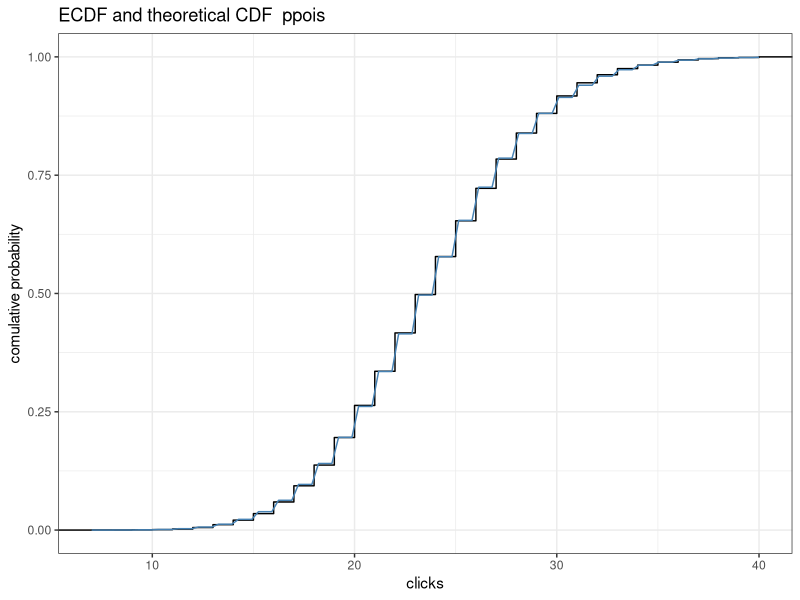
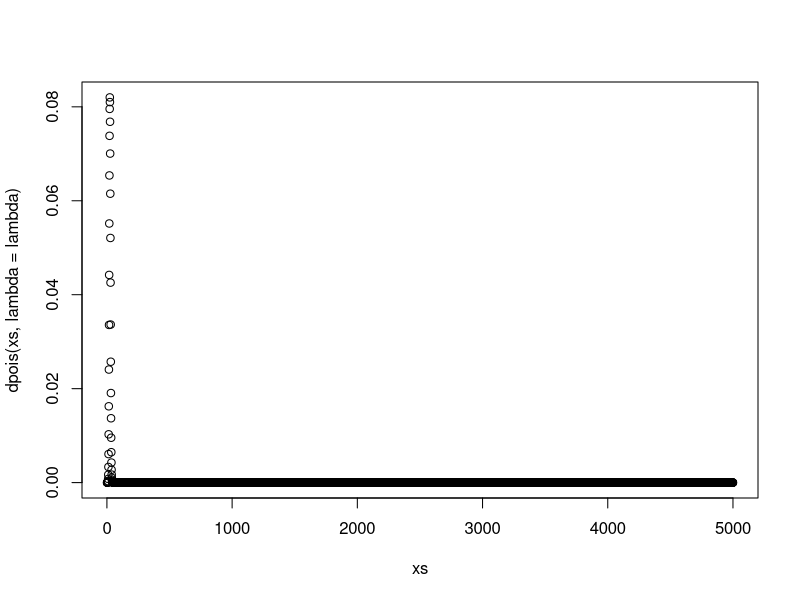

Here is the R script that generated these plots, in order: (Note: this script raises an error after producing the figures.)
#install.packages("MASS")
library("MASS")

#install.packages("car")

library(car)
library(ggplot2)

compCDF <- function(fdata, desc, distr, darg1, darg2=NULL) {
  distrName <- as.character(substitute(distr))
  
  #?ks.test(fdata, distrName, darg1, darg2)
  df <- data.frame(fdata)
  ed <- ecdf(df$fdata)
  p <- ggplot(aes(fdata), data = df) + stat_ecdf() + theme_bw() + stat_function(fun = distr, args = list(darg1, darg2), col="steelblue")
  p <- p + labs(title=paste("ECDF and theoretical CDF ", distrName)) + xlab(desc) + ylab("comulative probability")
  #  maxdiffidx <- which.max(abs(ed(dd$fdata) - distr(df$fdata, darg1, darg2)))
  #  maxdiffat <- df$fdata[maxdiffidx]
  #  p <- p + geom_vline(xintercept=maxdiffat, lty=2, col="red")
  p
}

# 19.
d.pet <- read.table("count.txt", header = TRUE)



# a)
fdata <- d.pet$a.v1
lambda <- mean(fdata)

compCDF(d.pet$a.v1, "clicks", ppois, lambda)

len <- length(fdata)
xs <- seq(1,len)
plot(xs, dpois(xs, lambda = lambda) )


# b)
sed(7)

rps <- rpois(len, lambda)
#hist(rps, breaks = 10)
plot(table(rps))
barplot(table(rps))
     
plot(density(rps))

# c)
hist(fdata, breaks = 10)
plot(density(fdata))


fdata <- d.pet$a.v1
getMeanCI <- function(fdata) {
  mu <- mean(fdata)
  sd <- sd(fdata)
  n <- length(fdata)
  fi <- qnorm(0.975)
  
  ci.start <- mu - fi*sd/sqrt(n)
  ci.end <- mu + fi*sd/sqrt(n)
  return(c(ci.start, ci.end))
}

getMeanCI(fdata)
getMeanCI(rps)

qqPlot(rps, dist = "pois", main = "simulated data vs Poisson distribution", xlab = "Theor. quantiles (poisson-distribution)", ylab = "Empirical quantiles", lambda = lambda, envelope=.975)
qqPlot(fdata, dist = "pois", main = "real data vs Poisson distribution", xlab = "Theor. quantiles (poisson-distribution)", ylab = "Empirical quantiles", lambda = lambda, envelope=.975)


        # not better